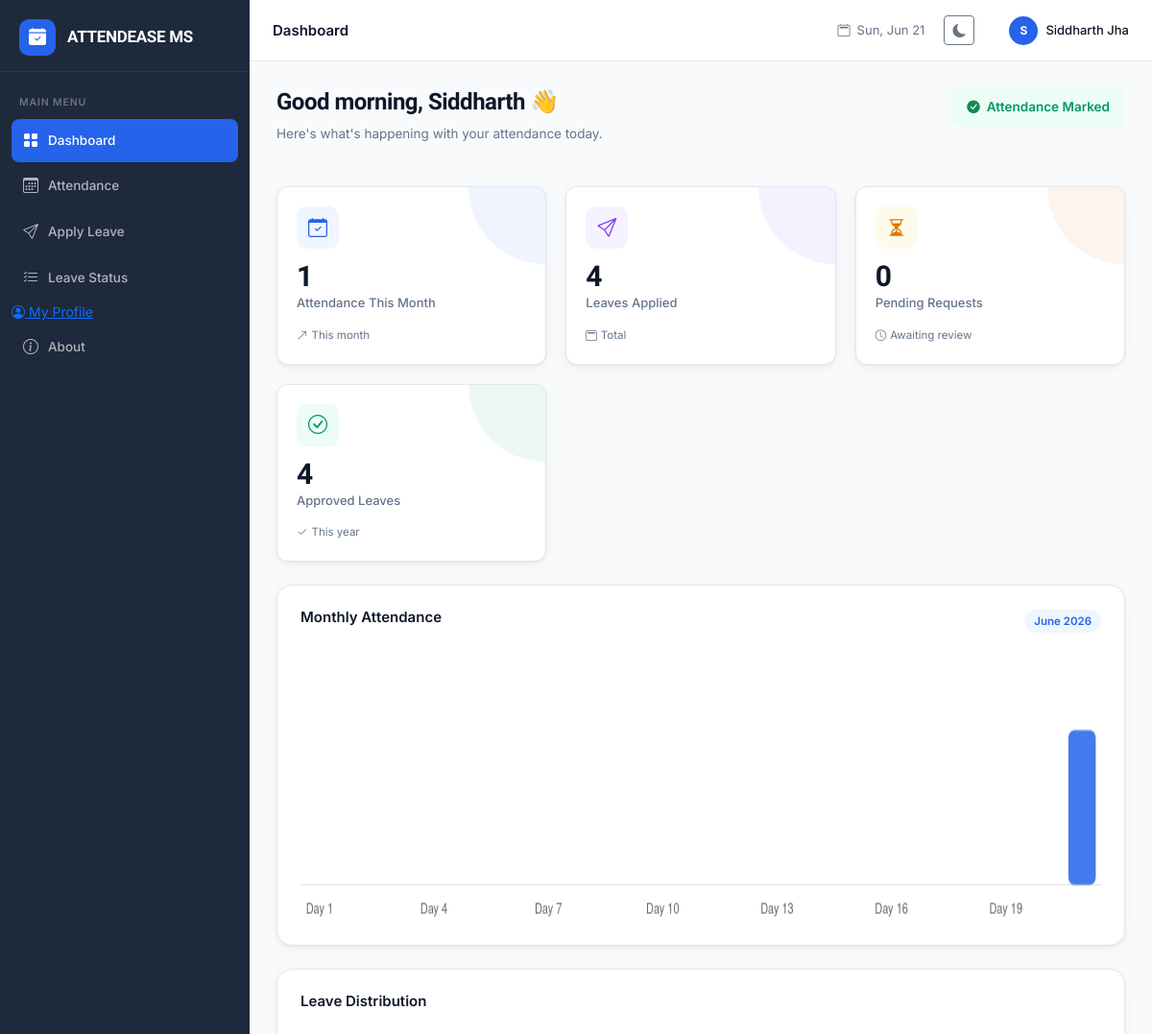
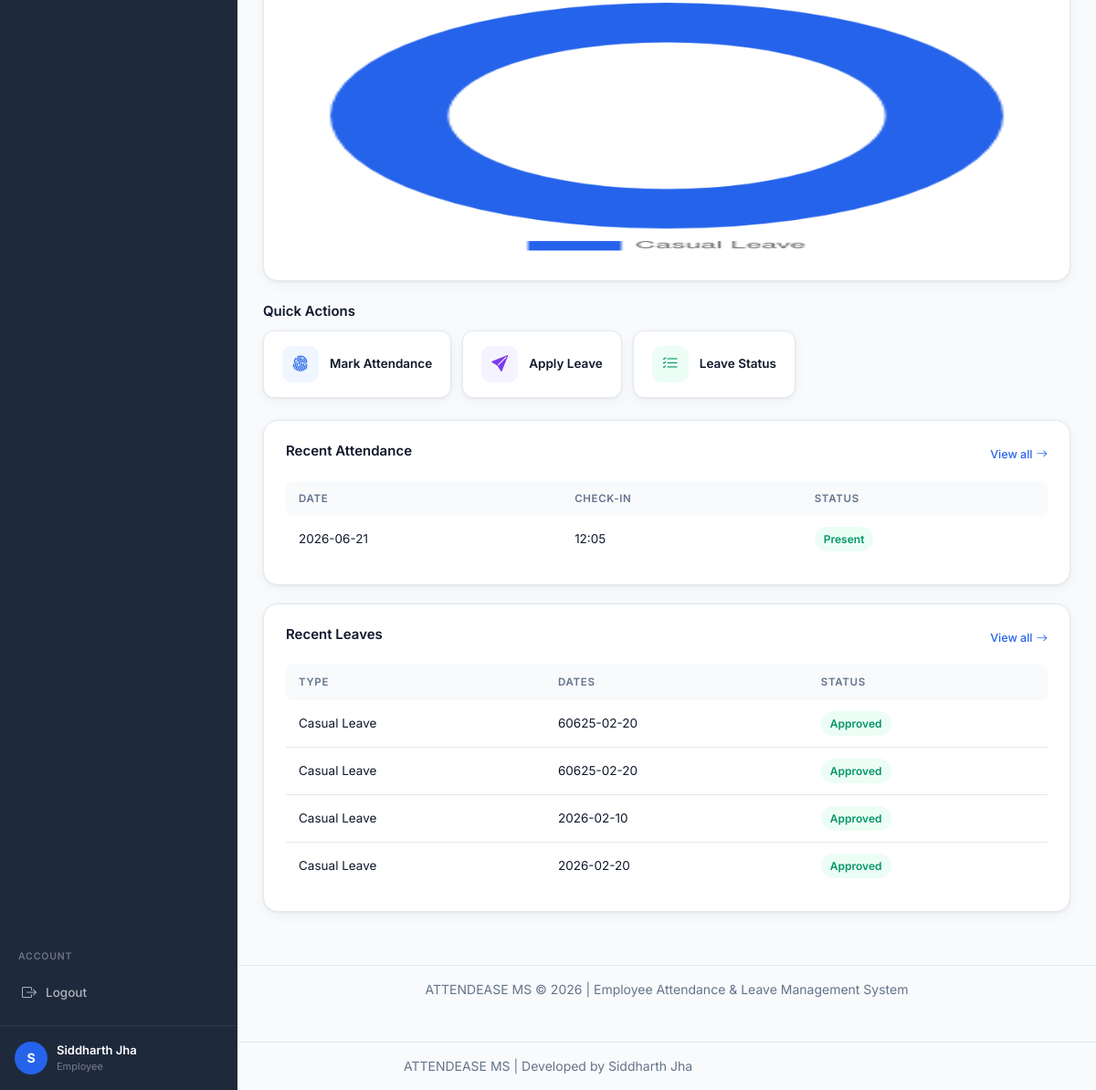
/dashboard (signed in), run on the app's committed database (2 pictures, top to bottom).
### tables this page shows
CREATE TABLE attendance (
            id INTEGER PRIMARY KEY AUTOINCREMENT,
            user_id INTEGER NOT NULL,
            date TEXT NOT NULL,
            check_in TEXT,
            status TEXT DEFAULT 'Present',
            FOREIGN KEY (user_id) REFERENCES users(id)
        );

CREATE TABLE leave_requests (
            id INTEGER PRIMARY KEY AUTOINCREMENT,
            user_id INTEGER NOT NULL,
            leave_type TEXT NOT NULL,
            start_date TEXT NOT NULL,
            end_date TEXT NOT NULL,
            reason TEXT NOT NULL,
            document_path TEXT,
            status TEXT DEFAULT 'Pending',
            applied_date TEXT NOT NULL,
            reviewed_by INTEGER,
            reviewed_date TEXT,
            FOREIGN KEY (user_id) REFERENCES users(id)
        );

### app.py (the view)
@app.route('/dashboard')
@login_required
def employee_dashboard():
    if session['role'] == 'admin':
        return redirect(url_for('admin_dashboard'))
    db = get_db()
    user_id = session['user_id']
    today = date.today()
    month_start = today.replace(day=1).isoformat()
    attendance_this_month = db.execute(
        "SELECT COUNT(*) as cnt FROM attendance WHERE user_id=? AND date>=? AND date<=?",
        (user_id, month_start, today.isoformat())
    ).fetchone()['cnt']
    leaves_applied = db.execute(
        "SELECT COUNT(*) as cnt FROM leave_requests WHERE user_id=?", (user_id,)
    ).fetchone()['cnt']
    pending_leaves = db.execute(
        "SELECT COUNT(*) as cnt FROM leave_requests WHERE user_id=? AND status='Pending'", (user_id,)
    ).fetchone()['cnt']
    approved_leaves = db.execute(
        "SELECT COUNT(*) as cnt FROM leave_requests WHERE user_id=? AND status='Approved'", (user_id,)
    ).fetchone()['cnt']
    today_att = db.execute(
        "SELECT * FROM attendance WHERE user_id=? AND date=?", (user_id, today.isoformat())
    ).fetchone()
    recent_attendance = db.execute(
        "SELECT * FROM attendance WHERE user_id=? ORDER BY date DESC LIMIT 5", (user_id,)
    ).fetchall()
    recent_leaves = db.execute(
        "SELECT * FROM leave_requests WHERE user_id=? ORDER BY applied_date DESC LIMIT 5", (user_id,)
    ).fetchall()
    monthly_data = []
    for i in range(1, today.day + 1):
        d = today.replace(day=i)
        row = db.execute("SELECT * FROM attendance WHERE user_id=? AND date=?",
                         (user_id, d.isoformat())).fetchone()
        monthly_data.append({'day': i, 'present': 1 if row else 0})
    leave_stats = db.execute(
        "SELECT leave_type, COUNT(*) as cnt FROM leave_requests WHERE user_id=? GROUP BY leave_type",
        (user_id,)
    ).fetchall()
    db.close()
    return render_template('employee/dashboard.html',
        attendance_this_month=attendance_this_month,
        leaves_applied=leaves_applied,
        pending_leaves=pending_leaves,
        approved_leaves=approved_leaves,
        today_att=today_att,
        recent_attendance=recent_attendance,
        recent_leaves=recent_leaves,
        monthly_data=monthly_data,
        leave_stats=leave_stats,
        today=today
    )

### app.py (called while the page is built)
def get_db():
    db = sqlite3.connect('database.db')
    db.row_factory = sqlite3.Row
    return db

def login_required(f):
    from functools import wraps
    @wraps(f)
    def decorated(*args, **kwargs):
        if 'user_id' not in session:
            flash('Please login to continue.', 'warning')
            return redirect(url_for('login'))
        return f(*args, **kwargs)
    return decorated

### templates/employee/dashboard.html (shortened to what this page needs)
{% extends "base.html" %}
{% block page_title %}Dashboard{% endblock %}
{% block content %}
<div class="page-header">
  <div>
    <h1 class="page-heading">Good {{ 'morning' if today.strftime('%H') < '12' else 'afternoon' }}, {{ session.full_name.split()[0] }} 👋</h1>
    <p class="page-sub">Here's what's happening with your attendance today.</p>
  </div>
  <div class="header-actions">
    {% if not today_att %}
    <a href="{{ url_for('attendance') }}" class="btn-primary-action pulse-btn">
      <i class="bi bi-fingerprint"></i> Mark Attendance
    </a>
    {% else %}
    <div class="status-badge-header">
      <i class="bi bi-check-circle-fill text-success"></i> Attendance Marked
    </div>
    {% endif %}
  </div>
</div>
<div class="stats-grid">
  <div class="stat-card stat-blue">
    <div class="stat-icon"><i class="bi bi-calendar-check"></i></div>
    <div class="stat-body">
      <div class="stat-value">{{ attendance_this_month }}</div>
      <div class="stat-label">Attendance This Month</div>
    </div>
    <div class="stat-trend"><i class="bi bi-arrow-up-right"></i> This month</div>
  </div>
  <div class="stat-card stat-purple">
    <div class="stat-icon"><i class="bi bi-send"></i></div>
    <div class="stat-body">
      <div class="stat-value">{{ leaves_applied }}</div>
      <div class="stat-label">Leaves Applied</div>
    </div>
    <div class="stat-trend"><i class="bi bi-calendar2"></i> Total</div>
  </div>
  <div class="stat-card stat-orange">
    <div class="stat-icon"><i class="bi bi-hourglass-split"></i></div>
    <div class="stat-body">
      <div class="stat-value">{{ pending_leaves }}</div>
      <div class="stat-label">Pending Requests</div>
    </div>
    <div class="stat-trend"><i class="bi bi-clock"></i> Awaiting review</div>
  </div>
  <div class="stat-card stat-green">
    <div class="stat-icon"><i class="bi bi-check-circle"></i></div>
    <div class="stat-body">
      <div class="stat-value">{{ approved_leaves }}</div>
      <div class="stat-label">Approved Leaves</div>
    </div>
    <div class="stat-trend"><i class="bi bi-check2"></i> This year</div>
  </div>
</div>
<div class="charts-row">
  <div class="chart-card">
    <div class="chart-header">
      <h3>Monthly Attendance</h3>
      <span class="chart-badge">{{ today.strftime('%B %Y') }}</span>
    </div>
    <canvas id="attendanceChart" height="200"></canvas>
  </div>
  <div class="chart-card chart-small">
    <div class="chart-header">
      <h3>Leave Distribution</h3>
    </div>
    <canvas id="leaveChart" height="200"></canvas>
  </div>
</div>
<div class="quick-actions-section">
  <h3 class="section-title">Quick Actions</h3>
  <div class="quick-actions">
    <a href="{{ url_for('attendance') }}" class="qa-card">
      <div class="qa-icon qa-blue"><i class="bi bi-fingerprint"></i></div>
      <span>Mark Attendance</span>
    </a>
    <a href="{{ url_for('apply_leave') }}" class="qa-card">
      <div class="qa-icon qa-purple"><i class="bi bi-send-fill"></i></div>
      <span>Apply Leave</span>
    </a>
    <a href="{{ url_for('leave_status') }}" class="qa-card">
      <div class="qa-icon qa-green"><i class="bi bi-list-check"></i></div>
      <span>Leave Status</span>
    </a>
  </div>
</div>
<div class="activity-row">
  <div class="activity-card">
    <div class="activity-header">
      <h3>Recent Attendance</h3>
      <a href="{{ url_for('attendance') }}" class="view-all">View all <i class="bi bi-arrow-right"></i></a>
    </div>
    {% if recent_attendance %}
    <div class="table-responsive">
      <table class="data-table">
        <thead><tr><th>Date</th><th>Check-in</th><th>Status</th></tr></thead>
        <tbody>
          {% for a in recent_attendance %}
          <tr>
            <td>{{ a.date }}</td>
            <td>{{ a.check_in or '—' }}</td>
            <td><span class="badge-status badge-present">{{ a.status }}</span></td>
          </tr>
          {% endfor %}
        </tbody>
      </table>
    </div>
    {% else %}
    <div class="empty-state"><i class="bi bi-calendar-x"></i><p>No attendance records yet</p></div>
    {% endif %}
  </div>
  <div class="activity-card">
    <div class="activity-header">
      <h3>Recent Leaves</h3>
      <a href="{{ url_for('leave_status') }}" class="view-all">View all <i class="bi bi-arrow-right"></i></a>
    </div>
    {% if recent_leaves %}
    <div class="table-responsive">
      <table class="data-table">
        <thead><tr><th>Type</th><th>Dates</th><th>Status</th></tr></thead>
        <tbody>
          {% for l in recent_leaves %}
          <tr>
            <td>{{ l.leave_type }}</td>
            <td>{{ l.start_date }}</td>
            <td>
              <span class="badge-status {% if l.status=='Approved' %}badge-approved{% elif l.status=='Rejected' %}badge-rejected{% else %}badge-pending{% endif %}">
                {{ l.status }}
              </span>
            </td>
          </tr>
          {% endfor %}
        </tbody>
      </table>
    </div>
    {% else %}
    <div class="empty-state"><i class="bi bi-inbox"></i><p>No leave requests yet</p></div>
    {% endif %}
  </div>
</div>
{% endblock %}
{% block scripts %}
<script>
const monthlyData = {{ monthly_data | tojson }};
const leaveStats = {{ leave_stats | map(attribute='leave_type') | list | tojson }};
const leaveCounts = {{ leave_stats | map(attribute='cnt') | list | tojson }};
// Monthly attendance bar chart
const attCtx = document.getElementById('attendanceChart')?.getContext('2d');
if (attCtx) {
  new Chart(attCtx, {
    type: 'bar',
    data: {
      labels: monthlyData.map(d => 'Day ' + d.day),
      datasets: [{
        label: 'Present',
        data: monthlyData.map(d => d.present),
        backgroundColor: monthlyData.map(d => d.present ? 'rgba(37,99,235,0.85)' : 'rgba(226,232,240,0.5)'),
        borderRadius: 6,
        borderSkipped: false
      }]
    },
    options: {
      responsive: true,
      plugins: { legend: { display: false } },
      scales: {
        y: { display: false, max: 1.5 },
        x: { grid: { display: false }, ticks: { maxTicksLimit: 10, font: { size: 11 } } }
      }
    }
  });
}
// Leave doughnut chart
const leaveCtx = document.getElementById('leaveChart')?.getContext('2d');
if (leaveCtx && leaveStats.length > 0) {
  new Chart(leaveCtx, {
    type: 'doughnut',
    data: {
      labels: leaveStats,
      datasets: [{
        data: leaveCounts,
        backgroundColor: ['#2563EB', '#7C3AED', '#F59E0B'],
        borderWidth: 0,
        hoverOffset: 6
      }]
    },
    options: {
      responsive: true,
      cutout: '65%',
      plugins: { legend: { position: 'bottom', labels: { padding: 16, font: { size: 12 } } } }
    }
  });
}
</script>
{% endblock %}

### templates/base.html (shortened to what this page needs)
<!DOCTYPE html>
<html lang="en">
<head>
  <link href="https://cdn.jsdelivr.net/npm/bootstrap@5.3.0/dist/css/bootstrap.min.css" rel="stylesheet">
  <link href="https://cdn.jsdelivr.net/npm/bootstrap-icons@1.11.0/font/bootstrap-icons.css" rel="stylesheet">
  <link href="{{ url_for('static', filename='css/main.css') }}" rel="stylesheet">
</head>
<body>
{% if session.user_id %}
<div class="app-wrapper">
  <aside class="sidebar" id="sidebar">
    <div class="sidebar-brand">
      <div class="brand-icon"><i class="bi bi-calendar-check-fill"></i></div>
      <span class="brand-text">ATTENDEASE MS</span>
    </div>
    <nav class="sidebar-nav">
      {% if session.role == 'admin' %}
      <div class="nav-section-label">Main Menu</div>
      <a href="{{ url_for('admin_dashboard') }}" class="nav-item {% if request.endpoint == 'admin_dashboard' %}active{% endif %}">
        <i class="bi bi-grid-fill"></i><span>Dashboard</span>
      </a>
      <a href="{{ url_for('admin_attendance') }}" class="nav-item {% if request.endpoint == 'admin_attendance' %}active{% endif %}">
        <i class="bi bi-calendar3"></i><span>Attendance Records</span>
      </a>
      <a href="{{ url_for('admin_employees') }}"
   class="nav-item {% if request.endpoint == 'admin_employees' %}active{% endif %}">
    <i class="bi bi-people-fill"></i>
    <span>Employees</span>
</a>
      <a href="{{ url_for('admin_leaves') }}" class="nav-item {% if request.endpoint == 'admin_leaves' %}active{% endif %}">
        <i class="bi bi-file-earmark-text"></i><span>Leave Requests</span>
        {% set pending = namespace(cnt=0) %}
      </a>
      {% else %}
      <div class="nav-section-label">Main Menu</div>
      <a href="{{ url_for('employee_dashboard') }}" class="nav-item {% if request.endpoint == 'employee_dashboard' %}active{% endif %}">
        <i class="bi bi-grid-fill"></i><span>Dashboard</span>
      </a>
      <a href="{{ url_for('attendance') }}" class="nav-item {% if request.endpoint == 'attendance' %}active{% endif %}">
        <i class="bi bi-calendar3"></i><span>Attendance</span>
      </a>
      <a href="{{ url_for('apply_leave') }}" class="nav-item {% if request.endpoint == 'apply_leave' %}active{% endif %}">
        <i class="bi bi-send"></i><span>Apply Leave</span>
      </a>
      <a href="{{ url_for('leave_status') }}" class="nav-item {% if request.endpoint == 'leave_status' %}active{% endif %}">
        <i class="bi bi-list-check"></i><span>Leave Status</span>
      </a>
      <a href="{{ url_for('profile') }}">
    <i class="bi bi-person-circle"></i>
    My Profile
</a>
      <a href="{{ url_for('about') }}" class="nav-item">
    <i class="bi bi-info-circle"></i>
    <span>About</span>
</a>
      {% endif %}
      <div class="nav-section-label mt-auto-section">Account</div>
      <a href="{{ url_for('logout') }}" class="nav-item nav-logout">
        <i class="bi bi-box-arrow-right"></i><span>Logout</span>
      </a>
    </nav>
    <div class="sidebar-user">
      <div class="user-avatar">{{ session.full_name[0] }}</div>
      <div class="user-info">
        <div class="user-name">{{ session.full_name }}</div>
        <div class="user-role">{{ session.role | capitalize }}</div>
      </div>
    </div>
  </aside>
  <div class="main-content">
    <header class="topbar">
      <div class="topbar-title">{% block page_title %}{% endblock %}</div>
      <div class="topbar-right">
        <div class="topbar-date">
          <i class="bi bi-calendar2"></i>
          <span id="currentDate"></span>
        </div>
        <button id="themeToggle" class="btn btn-sm btn-outline-secondary me-3">
    <i class="bi bi-moon-fill"></i>
</button>
        <div class="topbar-user">
          <div class="user-avatar-sm">{{ session.full_name[0] }}</div>
          <span>{{ session.full_name }}</span>
        </div>
      </div>
    </header>
    <main class="page-content">
      {% block content %}{% endblock %}
    </main>
    <footer class="app-footer">
    ATTENDEASE MS © 2026 | Employee Attendance & Leave Management System
    </footer>
  </div>
</div>
{% else %}
{% block auth_content %}{% endblock %}
{% endif %}
{% block scripts %}{% endblock %}
  <footer class="app-footer">
    ATTENDEASE MS | Developed by Siddharth Jha
</footer>
</body>
</html>

### data on the page
attendance: date "2026-06-21", check_in "12:05", status "Present"
leave_requests: leave_type "Casual Leave", start_date "60625-02-20", status "Approved"
leave_requests: leave_type "Casual Leave", start_date "60625-02-20", status "Approved"
leave_requests: leave_type "Casual Leave", start_date "2026-02-10", status "Approved"
leave_requests: leave_type "Casual Leave", start_date "2026-02-20", status "Approved"

### other printed values
{{ session.full_name[0] }} "S"
{{ session.full_name }} "Siddharth Jha"
{{ session.role | capitalize }} "Employee"
{{ session.full_name.split()[0] }} "Siddharth"
{{ attendance_this_month }} "1"
{{ leaves_applied }} "4"
{{ pending_leaves }} "0"
{{ approved_leaves }} "4"
chart data {{ leave_stats | map(attribute='leave_type') | list | tojson }} ["Casual Leave"]
